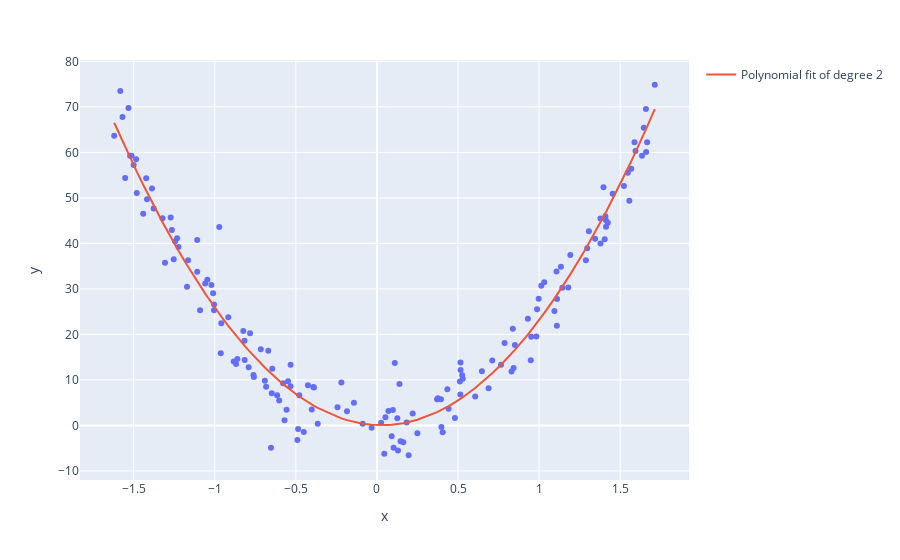

Notebook cell for this chart:
### Code cell
fig = px.scatter(x = X_train_sort.flatten(), y = y_train[sort_idx])
fig.add_trace(go.Scatter(x = X_train_sort.flatten(), y = y_pred_train_sort, mode="lines", name="Polynomial fit of degree 2"))
fig.show()

### Figure 1 — Plotly figure (JSON) as saved in the notebook; plotly's stock layout.template omitted (floating-point values rounded to 4 significant figures; data arrays with more than 128 entries replaced by an {"elided": "..."} marker saying what was removed)
{"data": [{"hovertemplate": "x=%{x}<br>y=%{y}<extra></extra>", "legendgroup": "", "marker": {"color": "#636efa", "symbol": "circle"}, "mode": "markers", "name": "", "orientation": "v", "showlegend": false, "type": "scatter", "x": {"elided": "160 float values"}, "xaxis": "x", "y": {"elided": "160 float values"}, "yaxis": "y"}, {"mode": "lines", "name": "Polynomial fit of degree 2", "type": "scatter", "x": {"elided": "160 float values"}, "y": {"elided": "160 float values"}}], "layout": {"legend": {"tracegroupgap": 0}, "margin": {"t": 60}, "xaxis": {"anchor": "y", "domain": [0, 1], "title": {"text": "x"}}, "yaxis": {"anchor": "x", "domain": [0, 1], "title": {"text": "y"}}}}
